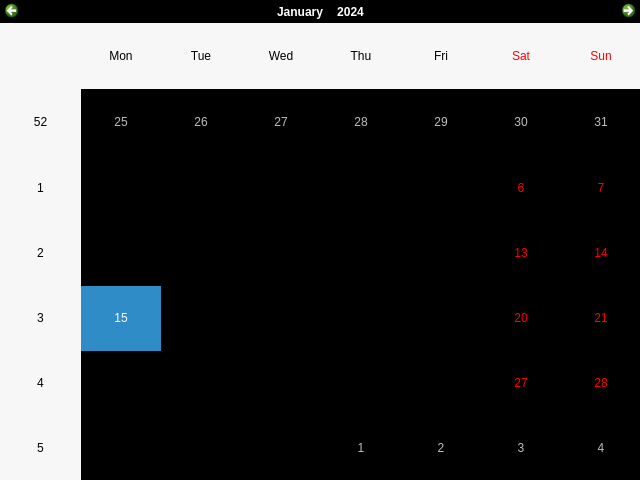
<?xml version="1.0" encoding="UTF-8"?>
<ui version="4.0">
 <class>Calender</class>
 <widget class="QWidget" name="Calender">
  <property name="geometry">
   <rect>
    <x>0</x>
    <y>0</y>
    <width>640</width>
    <height>480</height>
   </rect>
  </property>
  <property name="windowTitle">
   <string>Form</string>
  </property>
  <widget class="QCalendarWidget" name="calendrier">
   <property name="geometry">
    <rect>
     <x>0</x>
     <y>0</y>
     <width>641</width>
     <height>481</height>
    </rect>
   </property>
   <property name="styleSheet">
    <string notr="true">background-color: rgb(0, 0, 0);</string>
   </property>
  </widget>
 </widget>
 <resources/>
 <connections/>
</ui>
